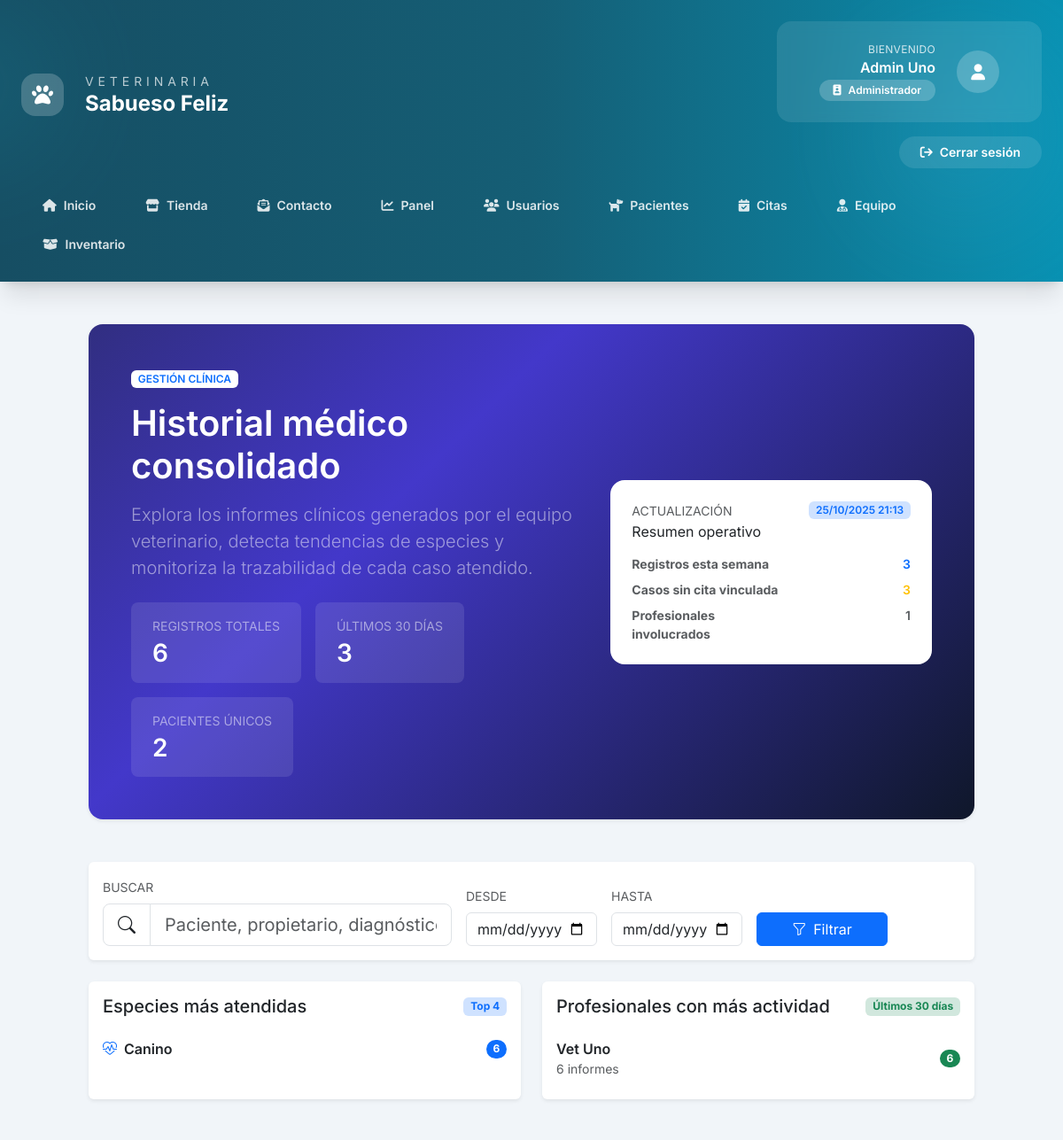
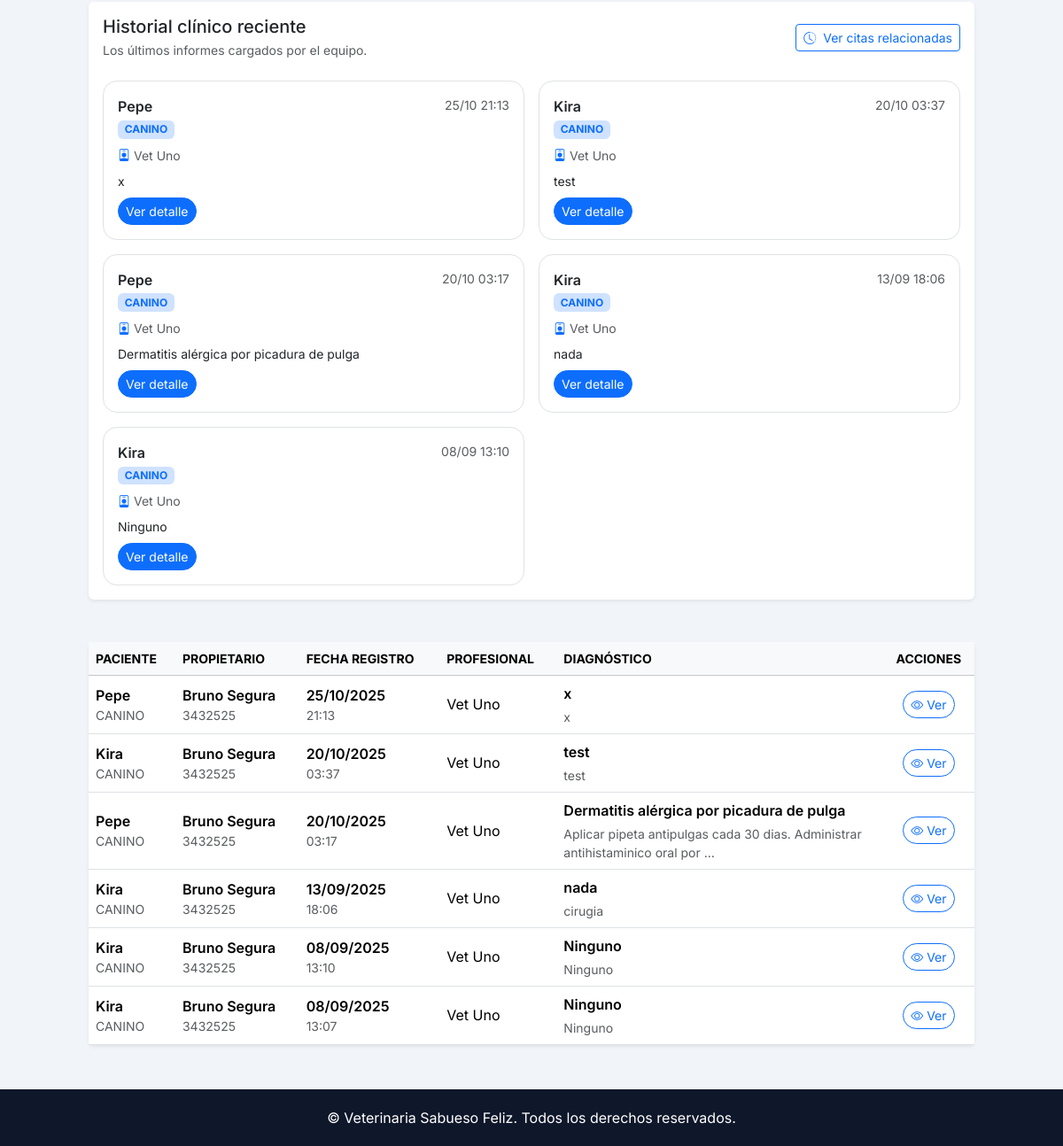
The page /vet/historial-medico/ (signed in) on the database as committed earlier (2 pictures, top to bottom).
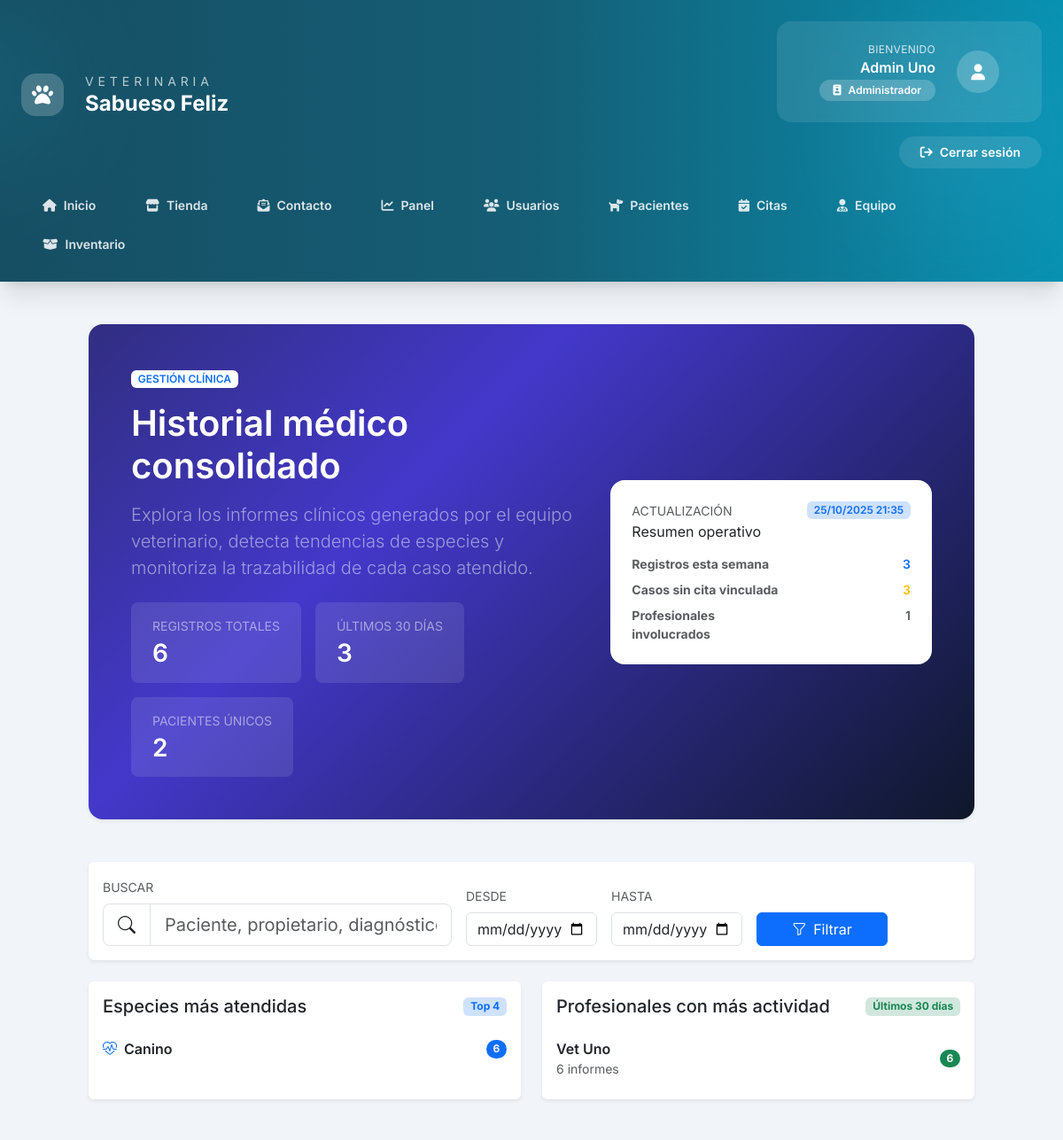
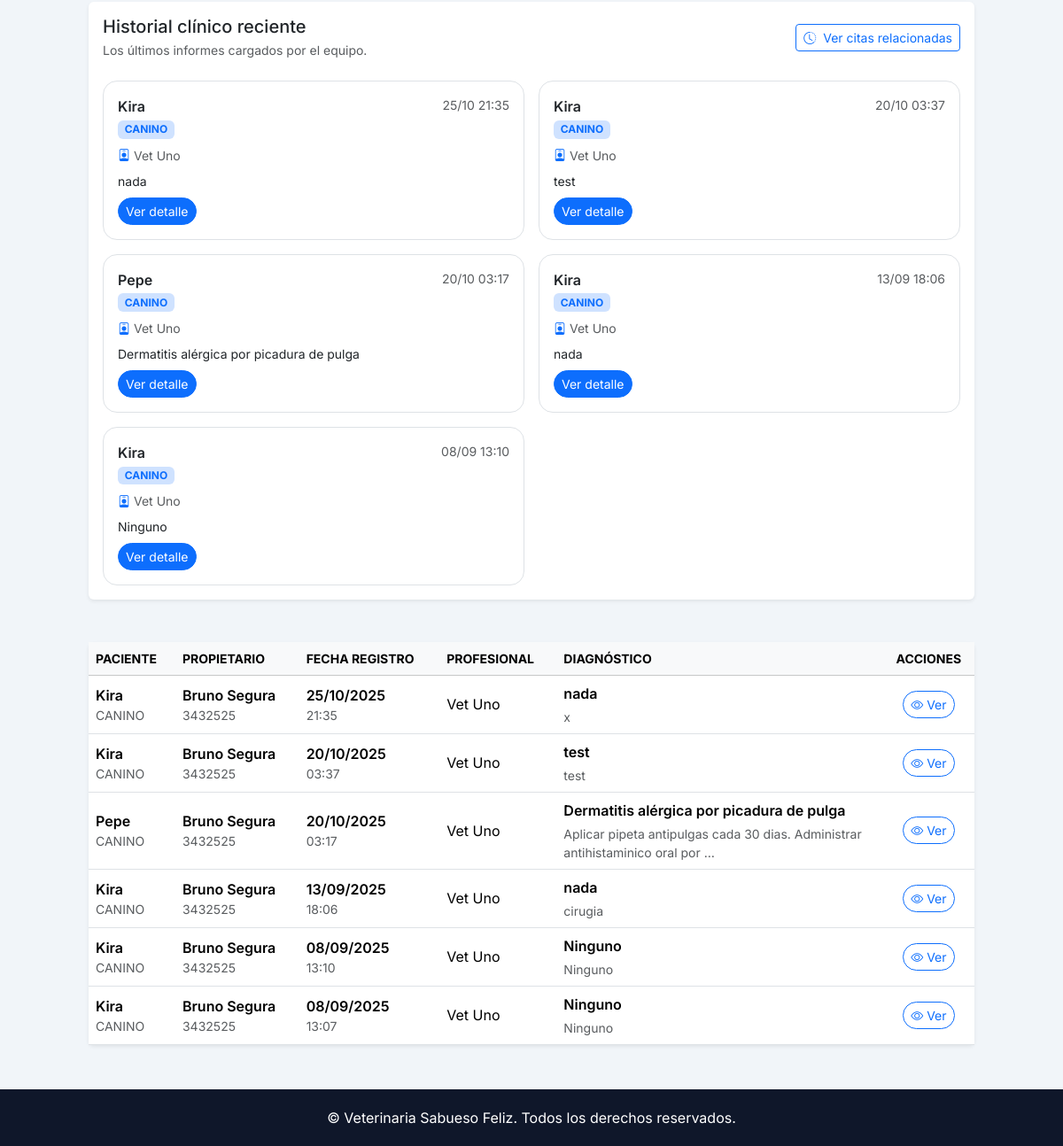
The same page on the database as committed later (2 pictures, top to bottom).
### Core/models.py (models this page shows, shortened)
class HistorialMedico(models.Model):
    paciente = models.ForeignKey(Paciente, on_delete=models.CASCADE)
    veterinario = models.ForeignKey(User, limit_choices_to={"rol": "VET"}, on_delete=models.SET_NULL, null=True)
    fecha = models.DateTimeField(auto_now_add=True)
    diagnostico = models.TextField()
    tratamiento = models.TextField()
    notas = models.TextField(blank=True)
    peso = models.DecimalField(max_digits=5, decimal_places=2, blank=True, null=True)
    temperatura = models.DecimalField(max_digits=4, decimal_places=1, blank=True, null=True)
    examenes = models.TextField(blank=True)
    imagenes = models.ImageField(upload_to="historial_medico/", blank=True, null=True)
    proximo_control = models.DateField(blank=True, null=True)
    sin_proximo_control = models.BooleanField(default=False)
    cita = models.OneToOneField(
        "Cita",
        on_delete=models.SET_NULL,
        null=True,
        blank=True,
        related_name="historial_medico",
    )

class Paciente(models.Model):
    nombre = models.CharField(max_length=100)
    especie = models.CharField(max_length=50)
    raza = models.CharField(max_length=50, blank=True)
    sexo = models.CharField(max_length=10)
    fecha_nacimiento = models.DateField()
    propietario = models.ForeignKey(Propietario, on_delete=models.CASCADE)
    vacunas = models.TextField(blank=True)
    alergias = models.TextField(blank=True)
    foto = models.ImageField(upload_to="pacientes/", blank=True, null=True)

class User(AbstractUser):
    ROLES = (
        ("ADMIN", "Administrador"),
        ("VET", "Veterinario"),
        ("ADMIN_OP", "Administrativo"),
        ("OWNER", "Propietario"),
    )
    rol = models.CharField(max_length=20, choices=ROLES)
    telefono = models.CharField(max_length=20, blank=True)
    direccion = models.CharField(max_length=200, blank=True)
    activo = models.BooleanField(default=True)
    avatar = models.ImageField(upload_to="avatars/", blank=True, null=True)
    especialidad = models.CharField(max_length=100, blank=True)  # para veterinarios
    sucursal = models.ForeignKey(
        Sucursal,
        on_delete=models.SET_NULL,
        null=True,
        blank=True,
        related_name="usuarios",
    )

class Propietario(models.Model):
    user = models.OneToOneField(User, on_delete=models.CASCADE)
    telefono = models.CharField(max_length=20, blank=True)
    direccion = models.CharField(max_length=200, blank=True)
    ciudad = models.CharField(max_length=100, blank=True)
    notas = models.TextField(blank=True)

### Core/views.py (the view, shortened to what this page needs)
# urls.py: path('vet/historial-medico/', views.historial_medico_vet, name='historial_medico_vet'),
@login_required
def historial_medico_vet(request):
    if request.user.rol not in {"ADMIN", "VET"}:
        messages.error(request, "No tienes permiso para acceder a esta sección.")
        return redirect("dashboard")
    query = request.GET.get("q", "")
    fecha_desde = request.GET.get("desde", "")
    fecha_hasta = request.GET.get("hasta", "")
    historiales = HistorialMedico.objects.select_related(
        "paciente",
        "paciente__propietario__user",
        "veterinario",
        "cita",
    )
    if fecha_desde:
        historiales = historiales.filter(fecha__date__gte=fecha_desde)
    if fecha_hasta:
        historiales = historiales.filter(fecha__date__lte=fecha_hasta)
    historiales = historiales.order_by("-fecha")
    total_historiales = historiales.count()
    ahora = timezone.now()
    hace_7_dias = ahora - timedelta(days=7)
    hace_30_dias = ahora - timedelta(days=30)
    historiales_semana = historiales.filter(fecha__gte=hace_7_dias).count()
    historiales_mes = historiales.filter(fecha__gte=hace_30_dias).count()
    historiales_sin_cita = historiales.filter(cita__isnull=True).count()
    pacientes_activos = (
        historiales.values("paciente_id").distinct().count()
    )
    veterinarios_activos = (
        historiales.exclude(veterinario__isnull=True)
        .values("veterinario_id")
        .distinct()
        .count()
    )
    ultima_actualizacion = historiales.first().fecha if total_historiales else None
    especies_destacadas = (
        historiales.values("paciente__especie")
        .annotate(total=Count("id"))
        .order_by("-total")[:4]
    )
    profesionales_destacados = (
        historiales.exclude(veterinario__isnull=True)
        .values(
            "veterinario__id",
            "veterinario__first_name",
            "veterinario__last_name",
        )
        .annotate(total=Count("id"))
        .order_by("-total")[:6]
    )
    ultimos_historiales = historiales[:5]
    contexto = {
        "historiales": historiales,
        "query": query,
        "fecha_desde": fecha_desde,
        "fecha_hasta": fecha_hasta,
        "resumen": {
            "total": total_historiales,
            "semana": historiales_semana,
            "mes": historiales_mes,
            "sin_cita": historiales_sin_cita,
            "pacientes": pacientes_activos,
            "veterinarios": veterinarios_activos,
            "ultima_actualizacion": ultima_actualizacion,
        },
        "especies_destacadas": especies_destacadas,
        "profesionales_destacados": profesionales_destacados,
        "ultimos_historiales": ultimos_historiales,
    }
    return render(request, "core/historial_medico_vet.html", contexto)

### Core/templates/core/historial_medico_vet.html (shortened to what the changed rows need)
{% extends "core/base.html" %}
{% block content %}
<section class="mb-5">
    <div class="position-relative overflow-hidden rounded-4 border-0 shadow-sm text-white p-4 p-xl-5"
         style="background: linear-gradient(135deg, #312e81 0%, #4338ca 35%, #0f172a 100%);">
        <div class="row align-items-center g-4">
            <div class="col-xl-7">
                <h1 class="display-6 fw-semibold mb-3">Historial médico consolidado</h1>
            </div>
            <div class="col-xl-5">
                <div class="bg-white text-dark rounded-4 p-4 h-100">
                    <div class="d-flex align-items-start justify-content-between mb-3">
                        <div>
                            <p class="text-uppercase text-muted small mb-1">Actualización</p>
                            <h5 class="mb-0">Resumen operativo</h5>
                        </div>
                        <span class="badge bg-primary-subtle text-primary fw-semibold">{{ resumen.ultima_actualizacion|date:"d/m/Y H:i"|default:"Sin registros" }}</span>
                    </div>
                </div>
            </div>
        </div>
    </div>
</section>
<section class="mb-5">
    <div class="row g-4">
        <div class="col-xl-6">
            <div class="card border-0 shadow-sm h-100">
                <div class="card-body">
                    <div class="d-flex justify-content-between align-items-center mb-3">
                        <h2 class="h5 mb-0">Especies más atendidas</h2>
                    </div>
                </div>
            </div>
        </div>
        <div class="col-xl-6">
            <div class="card border-0 shadow-sm h-100">
                <div class="card-body">
                    <div class="d-flex justify-content-between align-items-center mb-3">
                        <h2 class="h5 mb-0">Profesionales con más actividad</h2>
                    </div>
                </div>
            </div>
        </div>
    </div>
</section>
<section class="mb-5">
    <div class="card border-0 shadow-sm">
        <div class="card-body">
            <div class="d-flex flex-wrap align-items-center justify-content-between gap-3 mb-4">
                <div>
                    <h2 class="h5 mb-1">Historial clínico reciente</h2>
                </div>
            </div>
            {% if ultimos_historiales %}
                <div class="row g-3">
                    {% for historial in ultimos_historiales %}
                        <div class="col-md-6 col-xxl-4">
                            <div class="border rounded-4 p-3 h-100">
                                <div class="d-flex justify-content-between align-items-start mb-2">
                                    <div>
                                        <p class="fw-semibold mb-0">{{ historial.paciente.nombre }}</p>
                                        <span class="badge bg-primary-subtle text-primary text-uppercase small">{{ historial.paciente.especie }}</span>
                                    </div>
                                    <span class="text-muted small">{{ historial.fecha|date:"d/m H:i" }}</span>
                                </div>
                                <p class="small text-muted mb-2"><i class="bi bi-person-badge me-1 text-primary"></i>{{ historial.veterinario.get_full_name|default:"Sin asignar" }}</p>
                                <p class="mb-2 small">{{ historial.diagnostico|truncatechars:120 }}</p>
                                <a href="{% url 'detalle_historial' historial.id %}" class="btn btn-sm btn-primary rounded-pill">Ver detalle</a>
                            </div>
                        </div>
                    {% endfor %}
                </div>
            {% else %}
                <p class="text-muted mb-0">Todavía no se registraron informes en el período seleccionado.</p>
            {% endif %}
        </div>
    </div>
</section>
<section>
    <div class="card border-0 shadow-sm">
        <div class="card-body p-0">
            <div class="table-responsive">
                <table class="table table-hover align-middle mb-0">
                    <thead class="table-light text-uppercase small text-muted">
                        <tr>
                            <th scope="col">Paciente</th>
                            <th scope="col">Propietario</th>
                            <th scope="col" class="text-nowrap">Fecha registro</th>
                            <th scope="col">Profesional</th>
                            <th scope="col">Diagnóstico</th>
                            <th scope="col" class="text-center">Acciones</th>
                        </tr>
                    </thead>
                    <tbody>
                        {% for hist in historiales %}
                            <tr>
                                <td>
                                    <div class="fw-semibold">{{ hist.paciente.nombre }}</div>
                                    <div class="small text-muted text-uppercase">{{ hist.paciente.especie }}</div>
                                </td>
                                <td>
                                    {% if hist.paciente.propietario %}
                                        <div class="fw-semibold">{{ hist.paciente.propietario.user.get_full_name|default:hist.paciente.propietario.user.username }}</div>
                                        <div class="small text-muted">{{ hist.paciente.propietario.telefono|default:"Sin teléfono" }}</div>
                                    {% else %}
                                        <span class="badge bg-warning-subtle text-warning">Sin propietario</span>
                                    {% endif %}
                                </td>
                                <td>
                                    <div class="fw-semibold">{{ hist.fecha|date:"d/m/Y" }}</div>
                                    <div class="small text-muted">{{ hist.fecha|date:"H:i" }}</div>
                                </td>
                                <td class="text-nowrap">
                                    {{ hist.veterinario.get_full_name|default:"Sin asignar" }}
                                </td>
                                <td style="max-width: 320px;">
                                    <div class="fw-semibold mb-1">{{ hist.diagnostico|truncatechars:80 }}</div>
                                    <div class="small text-muted">{{ hist.tratamiento|truncatechars:80 }}</div>
                                </td>
                                <td class="text-center">
                                    <a href="{% url 'detalle_historial' hist.id %}" class="btn btn-sm btn-outline-primary rounded-pill">
                                        <i class="bi bi-eye me-1"></i>Ver
                                    </a>
                                </td>
                            </tr>
                        {% endfor %}
                    </tbody>
                </table>
            </div>
        </div>
    </div>
</section>
{% endblock %}

Rows that differ between the two databases and show on the page:
changed HistorialMedico (number 1 of 6 on the later page): ultima_actualizacion "25/10/2025 21:13" → "25/10/2025 21:35"; paciente.nombre "Pepe" → "Kira"; fecha "25/10 21:13" → "25/10 21:35"; diagnostico "x" → "nada"; fecha "21:13" → "21:35"
